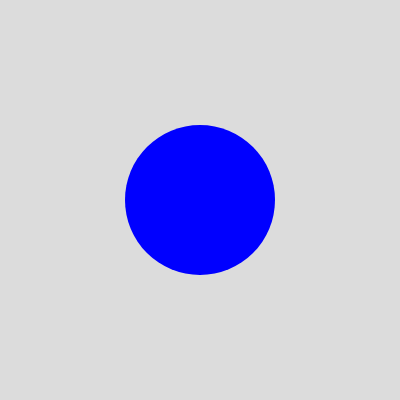
Frame 1 (no input)
Frame 60 (no input): identical to frame 1, image omitted
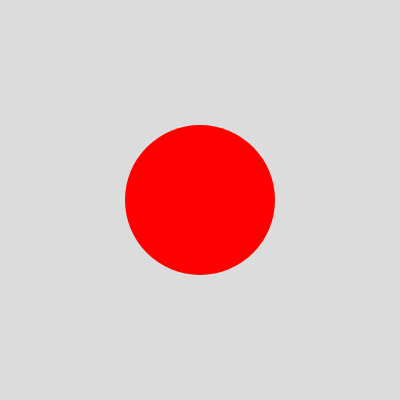
Frame 120 (the mouse pressed at the canvas centre since frame 60)

The p5.js sketch that drew these frames (run headless with seeded random() and noise() and a simulated clock; from frame 60 on, the mouse is pressed at the canvas centre):

// p5.js sketch
// ── sketch.js
function setup() {
  createCanvas(400, 400);
}

function draw() {
  background(220);
  desenhaCirculo(200, 200, 150);
}

function desenhaCirculo(x, y, tamanho) {
  // Catetos
  let dx = mouseX - x;
  let dy = mouseY - y;

  // Somamos os quadrados e tiramos a raiz
  let distancia = sqrt(pow(dx, 2) + pow(dy, 2));
  let raio = tamanho / 2;
  if (distancia < raio) {
    fill(255, 0, 0);
  } else {
    fill(0, 0, 255);
  }

  noStroke();
  circle(x, y, tamanho);
}
